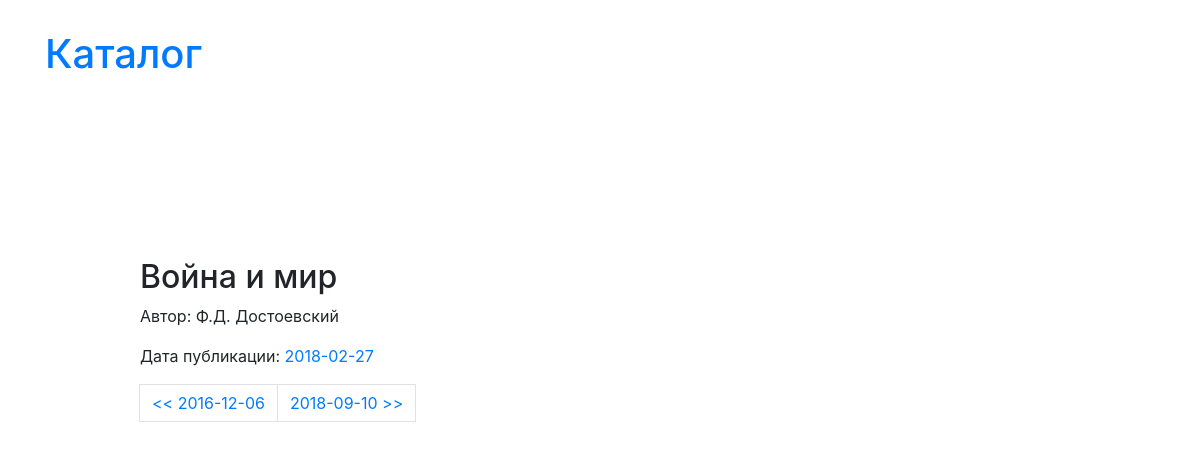
The page /books/2018-02-27 on the database its author committed.
### books/models.py (models this page shows, shortened)
class Book(models.Model):
    name = models.CharField(u'Название', max_length=64)
    author = models.CharField(u'Автор', max_length=64)
    pub_date = models.DateField(u'Дата публикации')
    class Meta:
        ordering = ['pub_date']

### books/views.py (the view)
# urls.py: path('books/<int:year>-<int:month>-<int:day>', books_view_by_date, name='books_view_by_date'),
def books_view_by_date(request, year, month, day):
    template = 'books/pub_date_list.html'
    date_filter = date(year, month, day)
    books = Book.objects.filter(pub_date=date_filter)
    try:
        prev_books_date = Book.objects.filter(pub_date__lt=date_filter).values_list('pub_date', flat=True).reverse()[0]
    except IndexError:
        prev_books_date = Book.objects.filter(pub_date=date_filter).values_list('pub_date', flat=True).reverse()[0]
    try:
        next_books_date = Book.objects.filter(pub_date__gt=date_filter).values_list('pub_date', flat=True)[0]
    except IndexError:
        next_books_date = Book.objects.filter(pub_date=date_filter).values_list('pub_date', flat=True)[0]
    context = {
        'books': books,
        'next_url': next_books_date,
        'prev_url': prev_books_date
    }
    return render(request, template, context)

### templates/books/pub_date_list.html (shortened to what this page needs)
{% extends "base.html" %}
{% load static %}
{% block content %}
<div class="container">
    <div class="header">
        <h1><a href="/books">Каталог</a></h1>
    </div>
    <div class="row">
        <div class="book col-6 offset-md-1">
            {% for book in books %}
            <h2>{{ book.name }}</h2>
            <p>Автор: {{ book.author }}</p>
            <p>
                Дата публикации: <a href="/books/{{ book.pub_date|date:'Y-m-d' }}">{{ book.pub_date|date:'Y-m-d' }}
            </a>
            </p>
            {% endfor %}
            <ul class="pagination">
                <li><a class="page-link" href="{{ prev_url|date:'Y-m-d' }}">
                    << {{ prev_url|date:'Y-m-d' }}</a></li>
                <li><a class="page-link" href="{{ next_url|date:'Y-m-d' }}">
                    {{ next_url|date:'Y-m-d' }} >></a></li>
            </ul>
        </div>
    </div>
</div>
{% endblock %}

### static/css/style.css (style rules this page uses)
.header { margin-top: 30px; margin-bottom: 150px; }
.book { margin-top: 30px; margin-bottom: 30px; }

### rows shown on the page
Book: name "Война и мир", author "Ф.Д. Достоевский", pub_date "2018-02-27"

### other values the page prints
{{ prev_url|date:'Y-m-d' }} "2016-12-06"
{{ next_url|date:'Y-m-d' }} "2018-09-10"
